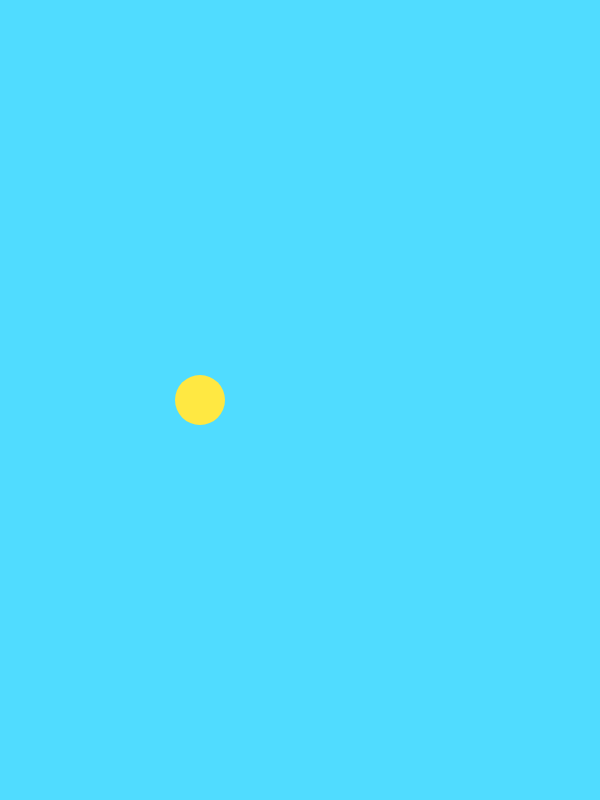
Frame 1 (no input)
Frame 60 (no input): identical to frame 1, image omitted
Frame 120 (the mouse pressed at the canvas centre since frame 60): identical to frame 1, image omitted

The p5.js sketch that drew this single still picture (run headless with seeded random() and noise() and a simulated clock; from frame 60 on, the mouse is pressed at the canvas centre):

// p5.js sketch
// ── sketch.js
let numOfpole = 3;
let poleSpacing = 200;
let poleWidth = 120;
let hole = 250;
let birdY;
let birdX = 200;
let vs = 0;
let a = 1;
let t=0;
let allow = true;
let play = false;
let lose = false;

let bg;
let poleColor1;
let poleColor2;
let birdColor;

class pole{
    constructor(x){
        this.x = x;
        this.y = Math.floor(random(hole,height));
        this.w = poleWidth;
        this.h = height - this.y;   
    }
}

let polePosition = [pole];

function setup (){
    createCanvas (600, 800);
    noStroke();
    bg = color(80,220,255);
    poleColor1 = color(100,255,100);
    poleColor2 = color(90, 180, 50);
    birdColor = color(255,232,66);
    reset();
}

function check() {
    if (birdY > height || birdY < 0){
        lose = true;
    }
    let px = polePosition[0].x;
    let py = polePosition[0].y;
    if ((birdX < px) && ((birdY> py)||(birdY < py - hole))){
        //s1
        if (birdX + 25 > px){
            lose = true;
        }
    }else if ((birdX > px) && (birdX < px + poleWidth)){
        if ((birdY > py) || (birdY < py - hole)){
            lose = true;
        }    
    }if ((dist(birdX, birdY, px, py) < 10) || (dist(birdX, birdY, px, py+hole) < 10) || (dist(birdX, birdY, px+poleWidth, py) < 10) || (dist(birdX, birdY, px+poleWidth, py - hole)< 10)){
        lose = true;
    }
}

function updatePosition(){
    for (let i=0; i<polePosition.length; i++){
        polePosition[i].x -= 2;
    }
    if (polePosition[0].x + poleWidth < 0){
        for (let j=0; j< numOfpole -1; j++){
            polePosition[j].x = polePosition[j+1].x;
            polePosition[j].y = polePosition[j+1].y;
            polePosition[j].w = polePosition[j+1].w;
            polePosition[j].h = polePosition[j+1].h;
        }
        let t = polePosition[numOfpole-2].x + poleWidth + poleSpacing;
        polePosition[numOfpole-1] = new pole(t);
    }
    vs += a;
    birdY += vs;
    check();
}

function drawPole(){
    for (let i=0; i<polePosition.length; i++){
        fill(poleColor2);
        rect(polePosition[i].x+10, polePosition[i].y, polePosition[i].w-20, polePosition[i].h);
        rect(polePosition[i].x+10, 0, poleWidth-20, height-polePosition[i].h - hole);
        fill(poleColor1);
        rect(polePosition[i].x, polePosition[i].y, polePosition[i].w, 50);
        rect(polePosition[i].x, polePosition[i].y - hole - 50, poleWidth, 50);
    }
    fill(birdColor);
    ellipse(birdX,birdY, 50, 50);
}

function reset() {
    background(bg);
    fill(poleColor1);
    //INITIALIZATION
    birdY = height/2;
    for (let i=0; i < numOfpole; i++){
        polePosition[i] = new pole(width + 100 + i*(poleSpacing+poleWidth));
    }
    fill(birdColor);
    ellipse(birdX, birdY, 50, 50);
    play = false;
    allow = true;
    lose = false;
}

function draw(){
    t++;
    if (t%10 ==0){
        allow = true;
    }
    if (play && !lose){
        background(bg);
        drawPole();
        if ((keyIsPressed == true && allow)){
            //console.log(birdY);
            vs = -15;
            allow = false
        }
        updatePosition();
    }else if (keyIsPressed && !lose && allow){
        play = true;
        vs = -10 ;
    }else if (lose){
        if (keyIsPressed && allow){
            reset();
        }
    }
}
